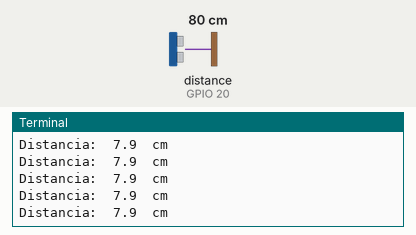
Recording of a program running on a simulated Raspberry Pi (BCM pin numbers). On the bench: the last lines printed to the terminal. Inputs (shaded band) come from the test bench; at power-on: distance to the obstacle (sensor on GPIO 20) 80 cm. The echo pulse lasts 58.3 µs per cm; the clock reads 2024-03-15 10:24:30 at power-on unless the program sets it.

Above: at 1.2 s.
1.3 s: distance to the obstacle (sensor on GPIO 20) set to 2 cm
At 1.59 s:
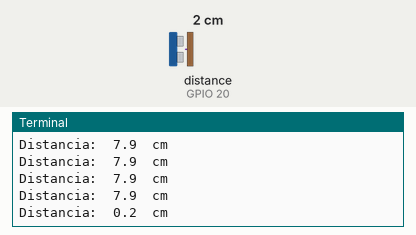
2.8 s: distance to the obstacle (sensor on GPIO 20) set to 4 cm
At 2.8 s:
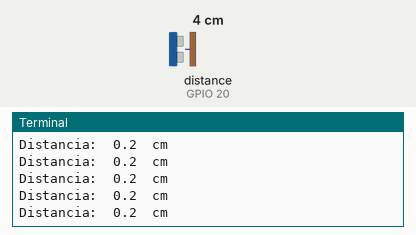
Timing chart, 0 to 5.8 s (numbered marks = the images above; inputs shaded):
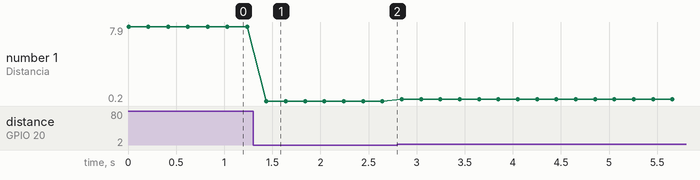

The program:

clase11_Ejemplo08_DistanciaUS.py
```python
import RPi.GPIO as GPIO
import time

GPIO.setmode(GPIO.BCM)
GPIO.setup(2,GPIO.OUT)
GPIO.setup(20,GPIO.IN)

GPIO.output(2, GPIO.LOW)

try:
    while True:
        GPIO.output(2, GPIO.HIGH)
        #Tada 10 us en enviar la onda
        time.sleep(0.00001)
        GPIO.output(2, GPIO.LOW)
        #Tiempo en llegar la onda al Echo
        t1 = time.time()
        while GPIO.input(20) == GPIO.LOW:
            t1 = time.time()
        while GPIO.input(20) == GPIO.HIGH:
            t2 = time.time()

        t= t2-t1

        distancia= 1700*t
        print("Distancia: ", round(distancia, 1), " cm")
        time.sleep(0.2)
except:
    GPIO.cleanup()
    print("Fin del programa")
```

Measured:
- after the input at 1.3 s, the terminal: prints a new line after 0.14 s (image 1)
- plotted number 1: 7.9 → 0.2 after the input at 1.3 s, 0.2 → 0.4 after the input at 2.8 s
